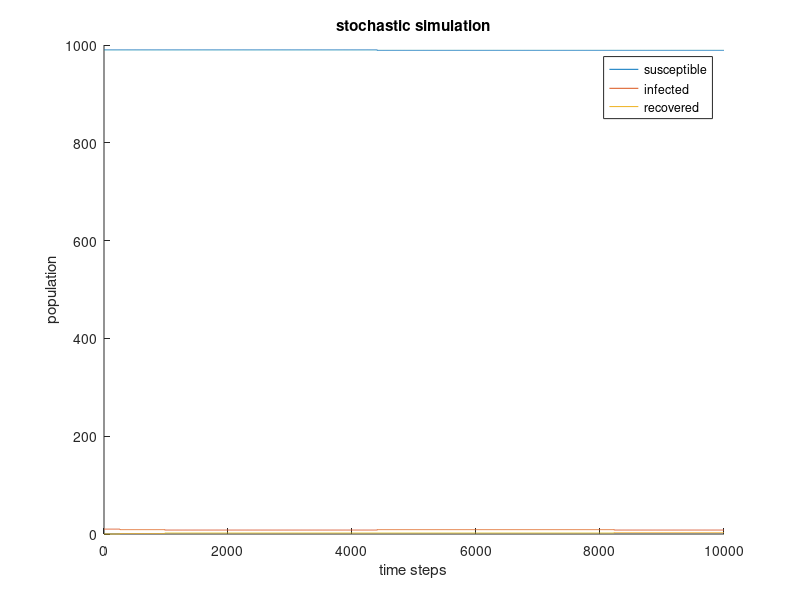

Reproduce this figure in MATLAB.
% stochastic model of an epidemic
close all; clear all;

% set parameters
a = 3*log(2); %doubling time of the infected
N = 10000; %total population
b = log(2); %half-life of an infected state

% simulate how S, I, R evolve over time


t                   = 1;
dt                  = 1e-4; %choose a small timestep so that in that interval, only one thing is happening
nsteps = t/dt;

S                   = zeros(nsteps, 1);
I                   = zeros(nsteps, 1);
R                   = zeros(nsteps, 1);

S(1)                = 990; %start with 990 susceptible individuals
I(1)                = 10; %start with 10 infected individuals. Choose a number > 0 to avoid risk of model stopping at I = 0
R(1)                = 0; %start with 0 recovered individuals
%choose evolution of model based on random number generator
while (t<nsteps)
  r=rand(1); %returns a 1x1 matrix of uniformly distributed random numbers between 0 and 1. Let population evolution be random
  p1 = I(t)*a/N*S(t)*dt; %multiply by S(t) to represent probability of any individual in the suspected group getting infected
  %same as law of addition: p1 + p2 + p3 ... ps = s*p1, if p1 = p2 = p3 ...
  %= ps
  p2 = b*I(t)*dt; 
  if (r<p1) %random number < birth rate
    S(t+1) = S(t) - 1;
    I(t+1) = I(t) + 1;
    R(t+1) = R(t);
  elseif (r<(p1 + p2)) %random number < (birth + death) rates
      S(t+1) = S(t);
      I(t+1) = I(t) - 1;
      R(t+1) = R(t) + 1; 
  else %p3 = 1 - p1 - p2; is the else condition 
      S(t+1) = S(t);
      I(t+1) = I(t);
      R(t+1) = R(t); 
  end
  t = t+1; %proceed until time limit
end

count = 1:1:nsteps;
figure, hold on 
plot(count,S); %an example of the time series
plot(count,I);
plot(count,R); 
legend('susceptible','infected','recovered');
ylabel('population');
xlabel('time steps');
title('stochastic simulation');
